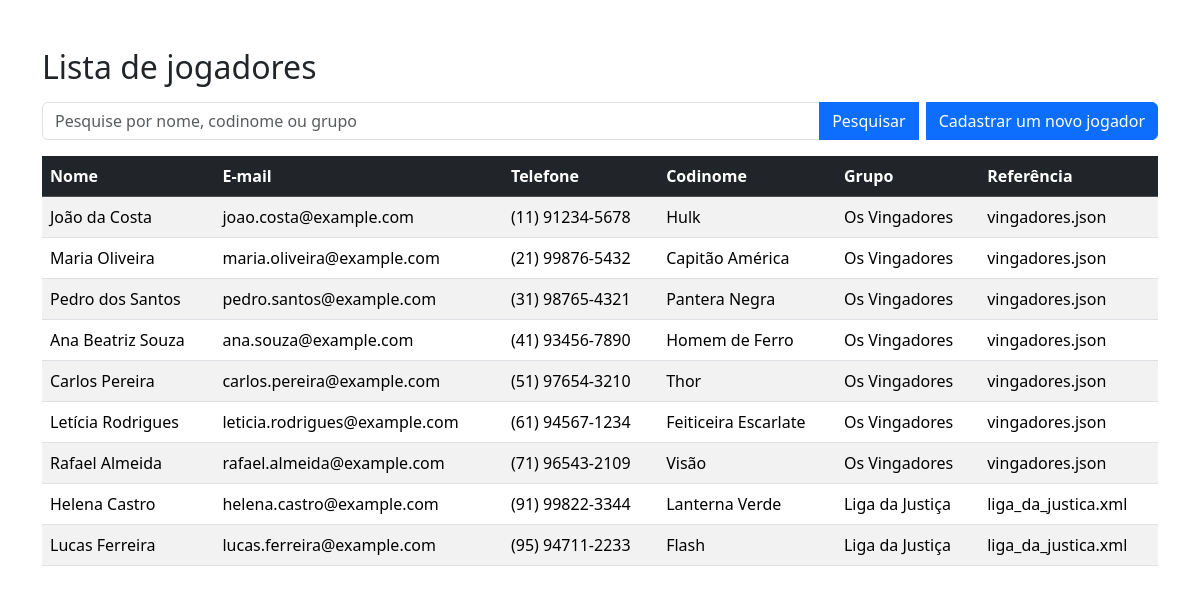
Screenshot of /players/list/ with the database file from the repository.
### players/models.py (models this page shows, shortened)
class Player(models.Model):
    name = models.CharField(max_length=255)
    email = models.EmailField(unique=True)
    phone = models.CharField(
        max_length=15,
        blank=True,
        null=True,
        validators=[RegexValidator(
            regex=r'^\(?\d{2}\)?\s?\d{4,5}-?\d{4}$',
            message='Invalid phone number. Use the format (99) 99999-9999.',
        )]
    )
    alias = models.CharField(max_length=255)
    group = models.CharField(
        max_length=255,
        choices=Group.choices,
        default=Group.JUSTICE_LEAGUE
    )
    reference = models.CharField(max_length=255, null=True, blank=True)

### players/views.py (the view)
# urls.py: path('players/list/', views.PlayerListView.as_view(), name='player_list'),
class PlayerListView(ListView):
    model = models.Player
    template_name = 'players_list.html'
    context_object_name = 'players'
    def get_queryset(self):
        queryset = super().get_queryset()
        q = self.request.GET.get('q')
        if q:
            queryset = queryset.filter(
                Q(name__icontains=q) |
                Q(alias__icontains=q) |
                Q(group__icontains=q)
            )
        return queryset

### players/templates/players_list.html (shortened to what this page needs)
{% extends "base.html" %}
{% block body %}
<div class="container mt-5">
    <h2 class="mb-3">Lista de jogadores</h2>
    <form method="get" class="mb-3">
        <div class="input-group">
          <input
            type="text"
            class="form-control"
            name="q"
            placeholder="Pesquise por nome, codinome ou grupo"
            value="{{ request.GET.q }}"
          >
          <button type="submit" class="btn btn-primary me-2">
             Pesquisar
          </button>
          <button
            type="button"
            class="btn btn-primary"
            onclick="window.location.href='{% url 'player_create' %}'"
          >
            Cadastrar um novo jogador
          </button>
        </div>
    </form>
    <div class="table-responsive">
        <table class="table table-striped table-hover align-middle">
            <thead class="table-dark">
                <tr>
                    <th>Nome</th>
                    <th>E-mail</th>
                    <th>Telefone</th>
                    <th>Codinome</th>
                    <th>Grupo</th>
                    <th>Referência</th>
                </tr>
            </thead>
            <tbody>
                {% for player in players %}
                    <tr>
                        <td>{{ player.name }}</td>
                        <td>{{ player.email }}</td>
                        <td>{{ player.phone|default:"-" }}</td>
                        <td>{{ player.alias }}</td>
                        <td>{{ player.get_group_display }}</td>
                        <td>{{ player.reference }}</td>
                    </tr>
                {% empty %}
                    <tr>
                        <td class="text-center" colspan="6">
                            <p>Nenhum jogador cadastrado.</p>
                        </td>
                    </tr>
                {% endfor %}
            </tbody>
        </table>
    </div>
</div>
{% endblock %}

### templates/base.html (shortened to what this page needs)
<!doctype html>
<html lang="en">
  <head>
    <link href="https://cdn.jsdelivr.net/npm/bootstrap@5.3.5/dist/css/bootstrap.min.css" rel="stylesheet">
    </body>
  </head>
  <body>
    {% block body %}{% endblock body %}
  </body>
</html>

### rows the page displays
Player: name "João da Costa", email "joao.costa@example.com", phone "(11) 91234-5678", alias "Hulk", group "Os Vingadores", reference "vingadores.json"
Player: name "Maria Oliveira", email "maria.oliveira@example.com", phone "(21) 99876-5432", alias "Capitão América", group "Os Vingadores", reference "vingadores.json"
Player: name "Pedro dos Santos", email "pedro.santos@example.com", phone "(31) 98765-4321", alias "Pantera Negra", group "Os Vingadores", reference "vingadores.json"
Player: name "Ana Beatriz Souza", email "ana.souza@example.com", phone "(41) 93456-7890", alias "Homem de Ferro", group "Os Vingadores", reference "vingadores.json"
Player: name "Carlos Pereira", email "carlos.pereira@example.com", phone "(51) 97654-3210", alias "Thor", group "Os Vingadores", reference "vingadores.json"
Player: name "Letícia Rodrigues", email "leticia.rodrigues@example.com", phone "(61) 94567-1234", alias "Feiticeira Escarlate", group "Os Vingadores", reference "vingadores.json"
Player: name "Rafael Almeida", email "rafael.almeida@example.com", phone "(71) 96543-2109", alias "Visão", group "Os Vingadores", reference "vingadores.json"
Player: name "Helena Castro", email "helena.castro@example.com", phone "(91) 99822-3344", alias "Lanterna Verde", group "Liga da Justiça", reference "liga_da_justica.xml"
Player: name "Lucas Ferreira", email "lucas.ferreira@example.com", phone "(95) 94711-2233", alias "Flash", group "Liga da Justiça", reference "liga_da_justica.xml"
